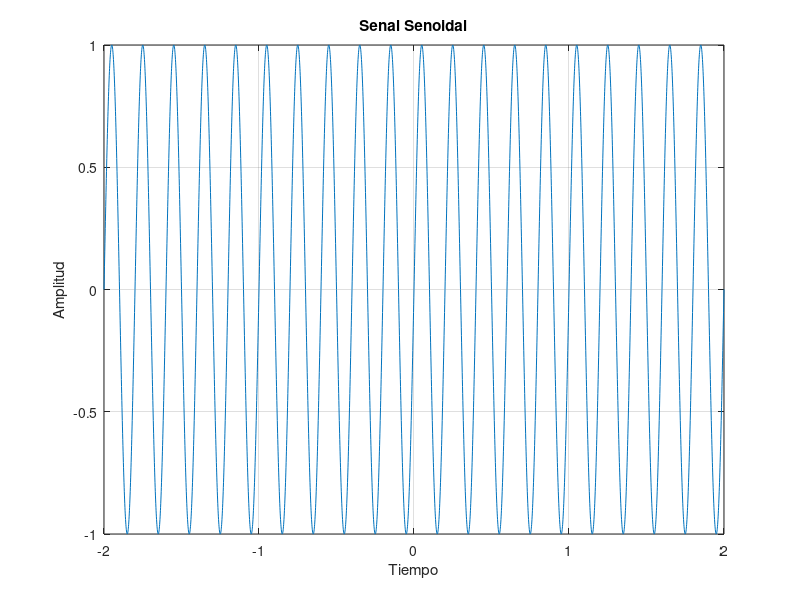
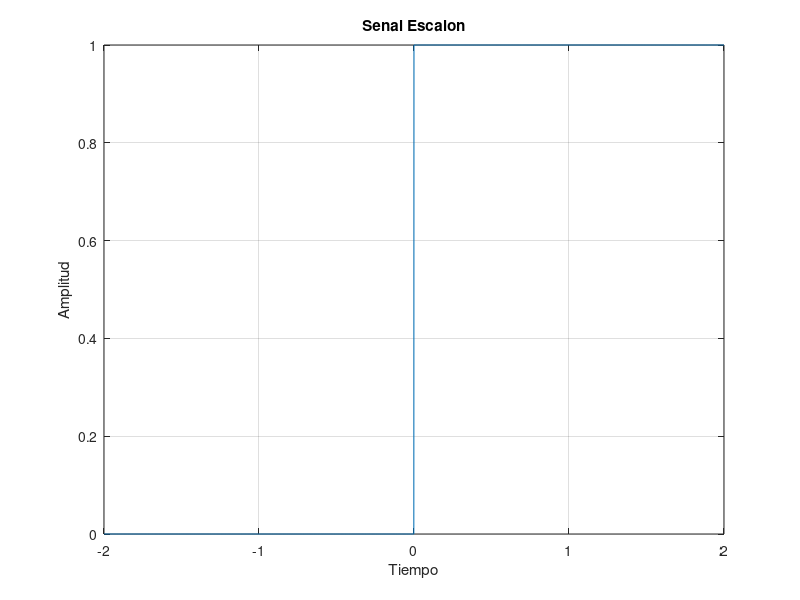
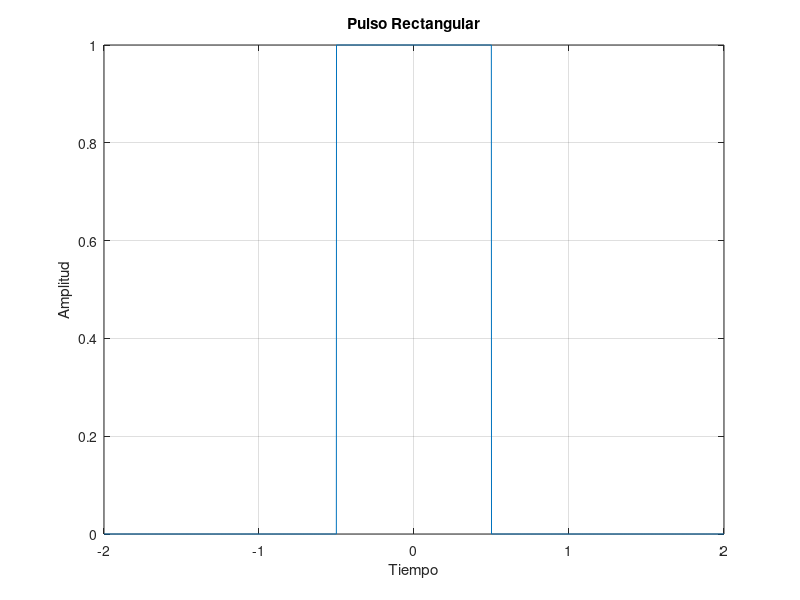
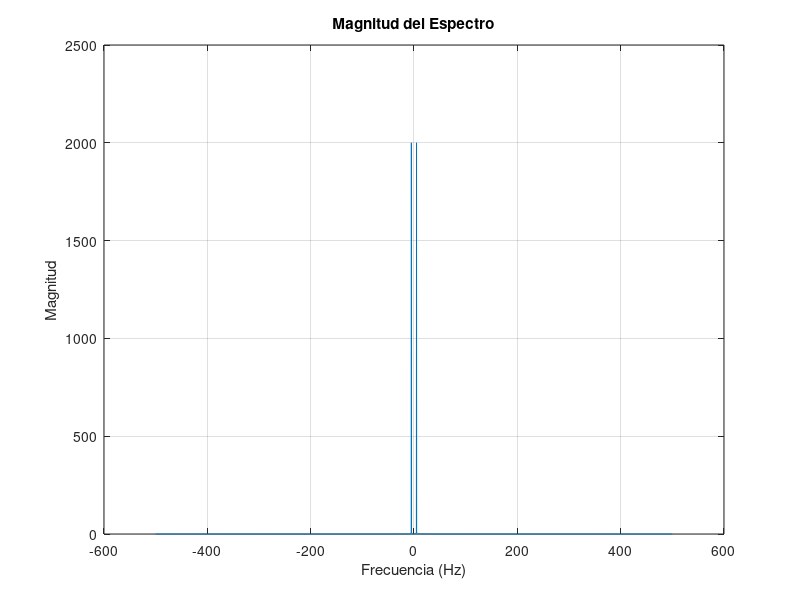

Here is the MATLAB script that generated these plots, in order:
clc;
clear;
close all;

% Vector de tiempo
t = -2:0.001:2;

% Señal senoidal
f = 5;
senal_senoidal = sin(2*pi*f*t);

% Señal escalón
senal_escalon = double(t>=0);

% Señal rectangular
senal_rectangular = rectpuls(t);

% Graficar señal senoidal
figure;
plot(t,senal_senoidal);
title('Senal Senoidal');
xlabel('Tiempo');
ylabel('Amplitud');
grid on;

% Graficar señal escalón
figure;
plot(t,senal_escalon);
title('Senal Escalon');
xlabel('Tiempo');
ylabel('Amplitud');
grid on;

% Graficar señal rectangular
figure;
plot(t,senal_rectangular);
title('Pulso Rectangular');
xlabel('Tiempo');
ylabel('Amplitud');
grid on;
% Transformada de Fourier de la señal senoidal

N = length(senal_senoidal);

FFT = fft(senal_senoidal);

FFT_shift = fftshift(FFT);

Fs = 1/(t(2)-t(1));

frecuencia = (-N/2:N/2-1)*(Fs/N);

magnitud = abs(FFT_shift);

fase = angle(FFT_shift);

% Grafica de magnitud

figure;
plot(frecuencia,magnitud);
title('Magnitud del Espectro');
xlabel('Frecuencia (Hz)');
ylabel('Magnitud');
grid on;

% Grafica de fase

figure;
plot(frecuencia,fase);
title('Fase del Espectro');
xlabel('Frecuencia (Hz)');
ylabel('Fase');
grid on;
